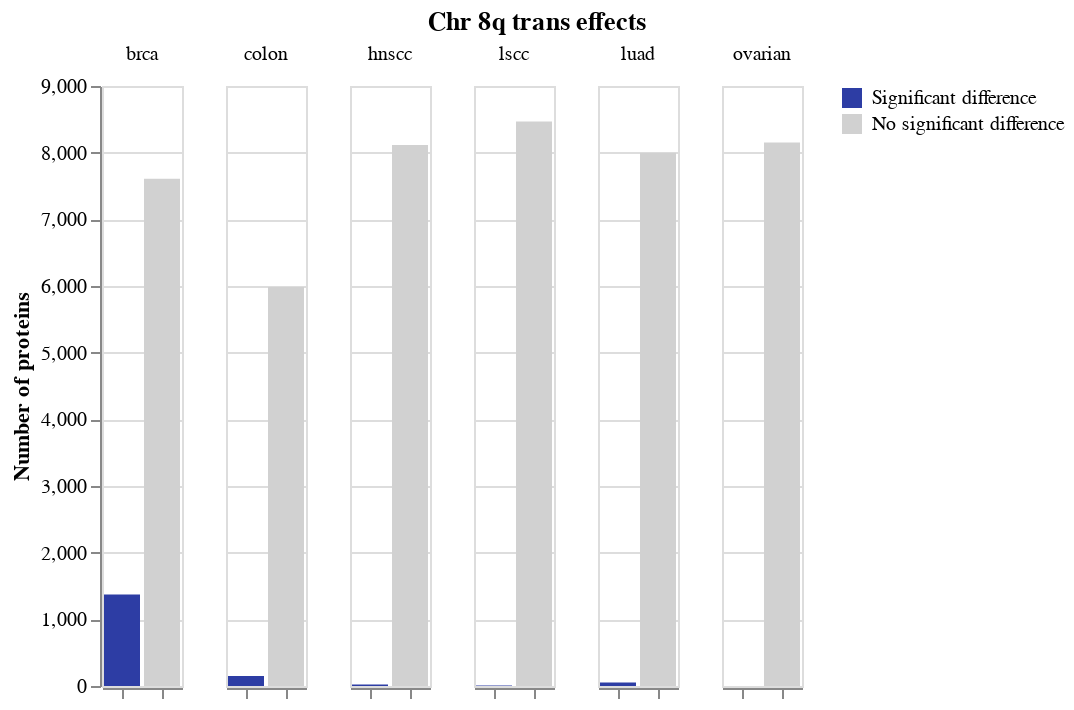

Notebook source saved alongside this figure:
### Markdown cell above
## Select the proteins with a significant change

### Code cell
prots = long_results[long_results["adj_p"] <= 0.05].reset_index(drop=True)
prots_cts = prots.groupby("cancer_type").count()[["protein"]]

fail_prots = long_results[long_results["adj_p"] > 0.05].reset_index(drop=True)
fail_cts = fail_prots.groupby("cancer_type").count()[["protein"]]

prots_cts.insert(0, "count_type", "Significant difference")
fail_cts.insert(0, "count_type", "No significant difference")

counts = prots_cts.append(fail_cts).sort_index().reset_index(drop=False)

alt.Chart(counts).mark_bar().encode(
    x=alt.X(
        "count_type",
        axis=alt.Axis(
            title=None,
            labels=False
        ),
        sort=["Significant difference"]
    ),
    y=alt.Y(
        "protein",
        axis=alt.Axis(
            title="Number of proteins"
        )
    ),
    color=alt.Color(
        "count_type",
        title=None,
        sort=["Significant difference"],
        scale=alt.Scale(
            domain=["Significant difference", "No significant difference"],
            range=["#2d3da4", "#d1d1d1"]
        )
    )
).facet(
    column=alt.Column(
        "cancer_type",
        title=None
    )
).properties(
    title="Chr 8q trans effects"
).configure_title(
    anchor="middle"
)

### Figure 1 — Vega-Lite specification as saved in the notebook (floating-point values rounded to 4 significant figures)
{"config": {"view": {"continuousWidth": 400, "continuousHeight": 300}, "title": {"anchor": "middle"}}, "data": {"name": "data-fd6a2fdca7b176241077a0d284d20c10"}, "facet": {"column": {"type": "nominal", "field": "cancer_type", "title": null}}, "spec": {"mark": "bar", "encoding": {"color": {"type": "nominal", "field": "count_type", "scale": {"domain": ["Significant difference", "No significant difference"], "range": ["#2d3da4", "#d1d1d1"]}, "sort": ["Significant difference"], "title": null}, "x": {"type": "nominal", "axis": {"labels": false, "title": null}, "field": "count_type", "sort": ["Significant difference"]}, "y": {"type": "quantitative", "axis": {"title": "Number of proteins"}, "field": "protein"}}}, "title": "Chr 8q trans effects", "$schema": "https://vega.github.io/schema/vega-lite/v4.8.1.json", "datasets": {"data-fd6a2fdca7b176241077a0d284d20c10": [{"cancer_type": "brca", "count_type": "Significant difference", "protein": 1372}, {"cancer_type": "brca", "count_type": "No significant difference", "protein": 7610}, {"cancer_type": "colon", "count_type": "Significant difference", "protein": 151}, {"cancer_type": "colon", "count_type": "No significant difference", "protein": 5986}, {"cancer_type": "hnscc", "count_type": "Significant difference", "protein": 24}, {"cancer_type": "hnscc", "count_type": "No significant difference", "protein": 8116}, {"cancer_type": "lscc", "count_type": "Significant difference", "protein": 6}, {"cancer_type": "lscc", "count_type": "No significant difference", "protein": 8466}, {"cancer_type": "luad", "count_type": "Significant difference", "protein": 54}, {"cancer_type": "luad", "count_type": "No significant difference", "protein": 7998}, {"cancer_type": "ovarian", "count_type": "Significant difference", "protein": 1}, {"cancer_type": "ovarian", "count_type": "No significant difference", "protein": 8151}]}}
